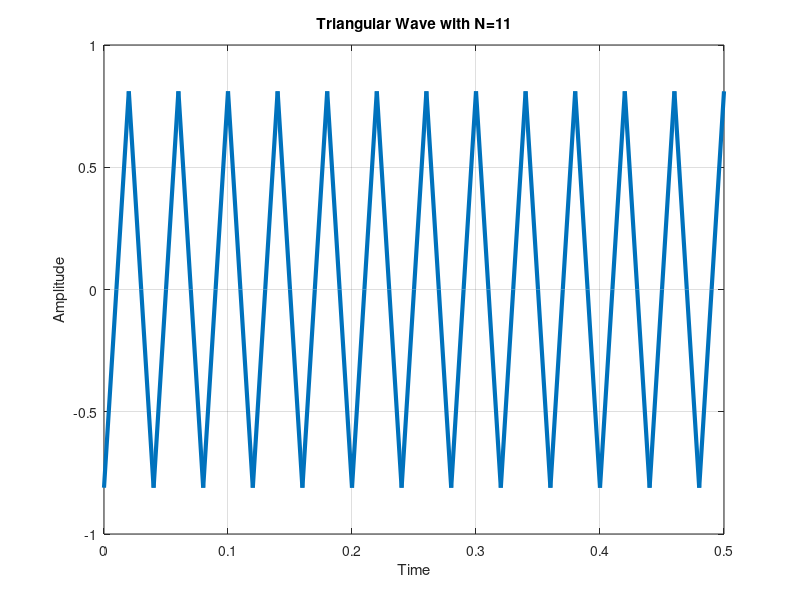

MATLAB code to generate this figure:
clc; clear; close all;
% Interval
t=0:0.01:0.50;
% Fundamental Freq
ff=25;
x1=(-8/(pi^2))*exp(i*(2*pi*ff*t));
for k=3:11:121
    fh=ff*k;
    x=(-8/(pi^2*k^2))*exp(i*(2*pi*fh*t));
    y=x1+x;
end
plot(t,real(y),'linewidth',3);
title('Triangular Wave with N=11');
ylabel('Amplitude');
xlabel('Time');
grid;  
